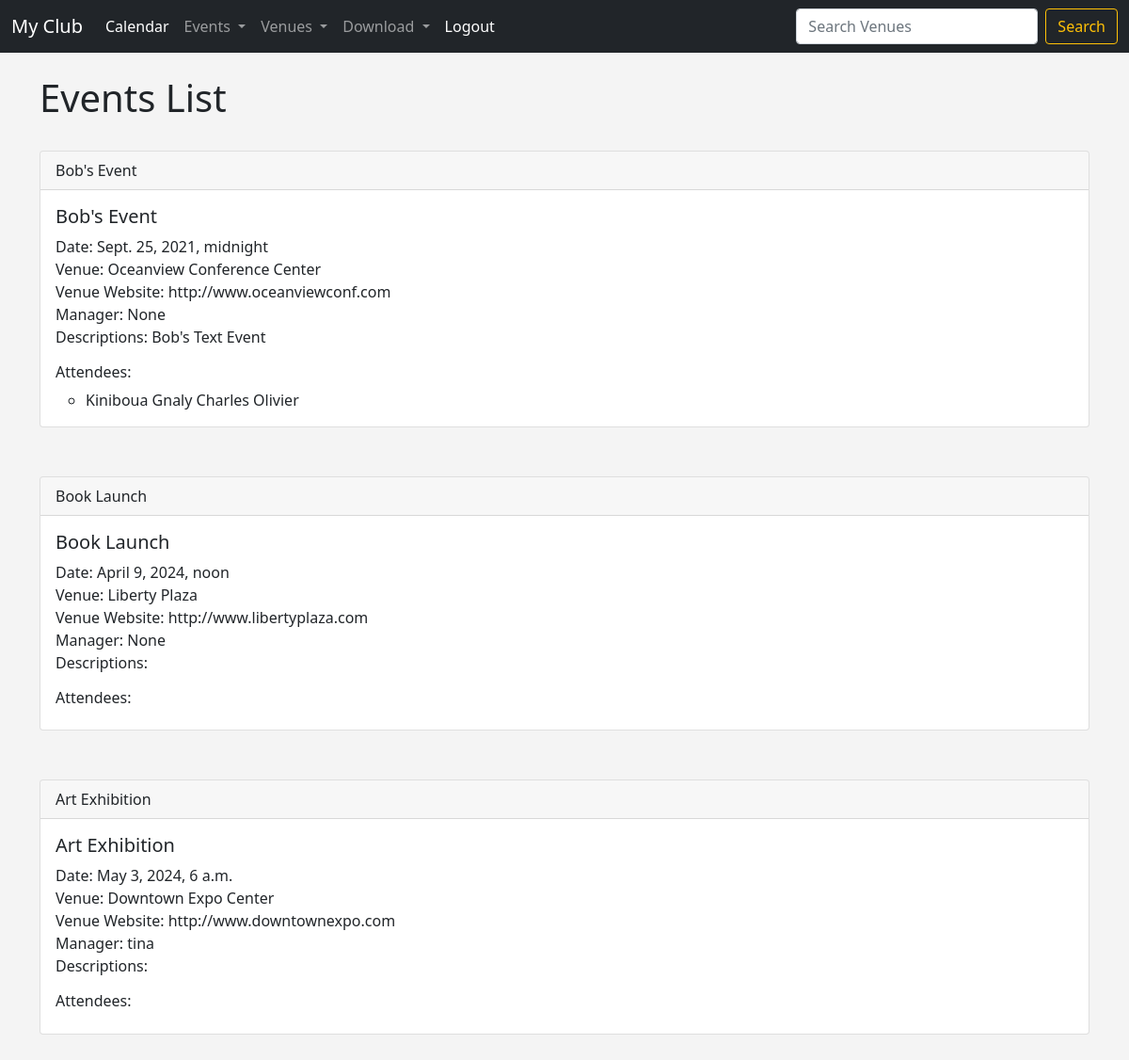
Page /events (signed in) on the committed database.
### events/models.py (models this page shows, shortened)
class Events(models.Model):
    name = models.CharField('Event Name', max_length=120)
    event_date = models.DateTimeField(_("Event Date"), auto_now=False, auto_now_add=False)
    venue = models.ForeignKey(Venue, blank=True, null=True, on_delete=models.CASCADE)
    manager = models.ForeignKey(User, blank=True, null=True, on_delete=models.SET_NULL)
    descriptions = models.TextField(blank=True)
    attendees = models.ManyToManyField(MyClubUser, blank=True,)

class Venue(models.Model):
    name = models.CharField('Venue Name', max_length=120)
    address =models.CharField(max_length=300)
    zip_code = models.CharField('Zip_code',max_length=15)
    phone = models.CharField('Contact Phone', max_length=25, blank=True)
    web = models.URLField('Website Address', blank=True)
    email_address = models.EmailField('Email Address', blank=True)
    owner = models.IntegerField('Venue Owner', blank= False, default=1)
    def __str__(self):
        return self.name

class MyClubUser(models.Model):
    frist_name = models.CharField(max_length=30)
    last_name = models.CharField(max_length=30)
    email = models.EmailField('User Email')
    def __str__(self):
        return self.frist_name + ' ' +self.last_name

### events/views.py (the view)
# urls.py: path('events',views.all_events, name="list-events"),
def all_events(request):
    event_list = Events.objects.all().order_by('event_date')
    return render(request, 'events/events_list.html',
                  {
                     'event_list': event_list ,
                  })

### events/templates/events/events_list.html (shortened to what this page needs)
{% extends 'events/base.html' %}
{% block content %}
    <h1>Events List</h1>
    <br/>
    <ul class="list-unstyled">
        {% for event in event_list %}
            <li>
                <div class="card mb-1">
                    <div class="card-header">
                        {{ event.name }}
                    </div>
                    <div class="card-body">
                        <h5 class="card-title">{{ event.name }}</h5>
                        <p class="card-text">
                            Date: {{ event.event_date }}<br/>
                            Venue: {{ event.venue }}<br/>
                            Venue Website: {{ event.venue.web }}<br/>
                            Manager: {{ event.manager }}<br/>
                            Descriptions: {{ event.descriptions }}
                        </p>
                        <h6>Attendees:</h6>
                        <ul>
                            {% for user in event.attendees.all %}
                                <li>{{ user }}</li>
                            {% endfor %}
                        </ul>
                    </div>
                </div>
            </li>
            <br/><br/>
        {% endfor %}
    </ul>
{% endblock %}

### events/templates/events/base.html (style rules this page uses)
body { background: #f4f4f4; }

### rows in the picture
Events: name "Bob's Event", event_date "Sept. 25, 2021, midnight", venue "Oceanview Conference Center", venue.web "http://www.oceanviewconf.com", manager "None", descriptions "Bob's Text Event"
MyClubUser: frist_name+last_name "Kiniboua Gnaly Charles Olivier"
Events: name "Book Launch", event_date "April 9, 2024, noon", venue "Liberty Plaza", venue.web "http://www.libertyplaza.com", manager "None"
Events: name "Art Exhibition", event_date "May 3, 2024, 6 a.m.", venue "Downtown Expo Center", venue.web "http://www.downtownexpo.com", manager "tina"
